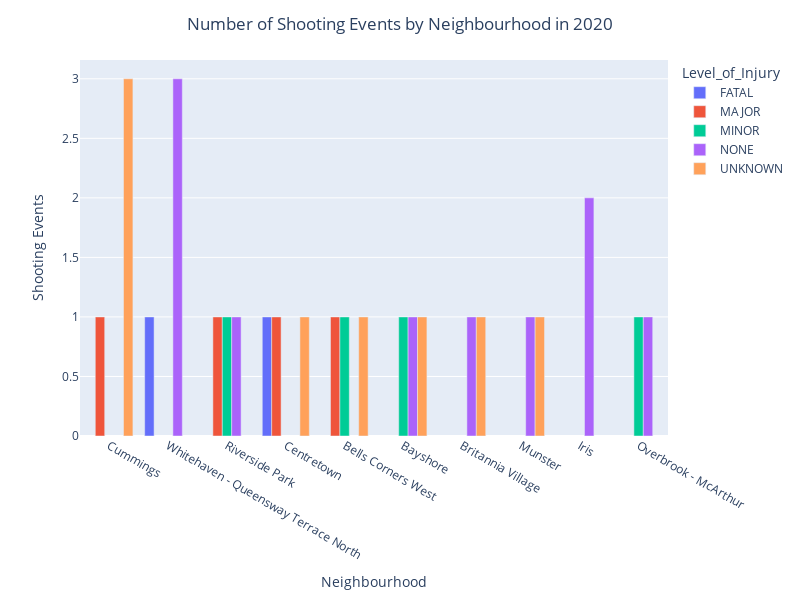

The cell this chart's notebook holds for it:
### Code cell
fig = px.bar(pivot_Top10N_df, x =pivot_Top10N_df.index, y =pivot_Top10N_df.columns, width=800, height=600, barmode='group',
        labels={"value" : 'Shooting Events', 'index':'Neighbourhood'},
        #title= f'Number of Shooting Events by Neighbourhood in {year_input}')
)
fig.update_layout(title={
                         'text': f'Number of Shooting Events by Neighbourhood in {year_input}',
                         'x': 0.5,  # Center the title horizontally
                         'xanchor': 'center'  # Anchor the title to the center
})

fig

### Figure 1 — Plotly figure (JSON) as saved in the notebook; plotly's stock layout.template omitted (floating-point values rounded to 4 significant figures)
{"data": [{"alignmentgroup": "True", "hovertemplate": "Level_of_Injury=FATAL<br>Neighbourhood=%{x}<br>Shooting Events=%{y}<extra></extra>", "legendgroup": "FATAL", "marker": {"color": "#636efa", "pattern": {"shape": ""}}, "name": "FATAL", "offsetgroup": "FATAL", "orientation": "v", "showlegend": true, "textposition": "auto", "x": ["Cummings", "Whitehaven - Queensway Terrace North", "Riverside Park", "Centretown", "Bells Corners West", "Bayshore", "Britannia Village", "Munster", "Iris", "Overbrook - McArthur"], "xaxis": "x", "y": [null, 1, null, 1, null, null, null, null, null, null], "yaxis": "y", "type": "bar"}, {"alignmentgroup": "True", "hovertemplate": "Level_of_Injury=MAJOR<br>Neighbourhood=%{x}<br>Shooting Events=%{y}<extra></extra>", "legendgroup": "MAJOR", "marker": {"color": "#EF553B", "pattern": {"shape": ""}}, "name": "MAJOR", "offsetgroup": "MAJOR", "orientation": "v", "showlegend": true, "textposition": "auto", "x": ["Cummings", "Whitehaven - Queensway Terrace North", "Riverside Park", "Centretown", "Bells Corners West", "Bayshore", "Britannia Village", "Munster", "Iris", "Overbrook - McArthur"], "xaxis": "x", "y": [1, null, 1, 1, 1, null, null, null, null, null], "yaxis": "y", "type": "bar"}, {"alignmentgroup": "True", "hovertemplate": "Level_of_Injury=MINOR<br>Neighbourhood=%{x}<br>Shooting Events=%{y}<extra></extra>", "legendgroup": "MINOR", "marker": {"color": "#00cc96", "pattern": {"shape": ""}}, "name": "MINOR", "offsetgroup": "MINOR", "orientation": "v", "showlegend": true, "textposition": "auto", "x": ["Cummings", "Whitehaven - Queensway Terrace North", "Riverside Park", "Centretown", "Bells Corners West", "Bayshore", "Britannia Village", "Munster", "Iris", "Overbrook - McArthur"], "xaxis": "x", "y": [null, null, 1, null, 1, 1, null, null, null, 1], "yaxis": "y", "type": "bar"}, {"alignmentgroup": "True", "hovertemplate": "Level_of_Injury=NONE<br>Neighbourhood=%{x}<br>Shooting Events=%{y}<extra></extra>", "legendgroup": "NONE", "marker": {"color": "#ab63fa", "pattern": {"shape": ""}}, "name": "NONE", "offsetgroup": "NONE", "orientation": "v", "showlegend": true, "textposition": "auto", "x": ["Cummings", "Whitehaven - Queensway Terrace North", "Riverside Park", "Centretown", "Bells Corners West", "Bayshore", "Britannia Village", "Munster", "Iris", "Overbrook - McArthur"], "xaxis": "x", "y": [null, 3, 1, null, null, 1, 1, 1, 2, 1], "yaxis": "y", "type": "bar"}, {"alignmentgroup": "True", "hovertemplate": "Level_of_Injury=UNKNOWN<br>Neighbourhood=%{x}<br>Shooting Events=%{y}<extra></extra>", "legendgroup": "UNKNOWN", "marker": {"color": "#FFA15A", "pattern": {"shape": ""}}, "name": "UNKNOWN", "offsetgroup": "UNKNOWN", "orientation": "v", "showlegend": true, "textposition": "auto", "x": ["Cummings", "Whitehaven - Queensway Terrace North", "Riverside Park", "Centretown", "Bells Corners West", "Bayshore", "Britannia Village", "Munster", "Iris", "Overbrook - McArthur"], "xaxis": "x", "y": [3, null, null, 1, 1, 1, 1, 1, null, null], "yaxis": "y", "type": "bar"}], "layout": {"xaxis": {"anchor": "y", "domain": [0, 1], "title": {"text": "Neighbourhood"}}, "yaxis": {"anchor": "x", "domain": [0, 1], "title": {"text": "Shooting Events"}}, "legend": {"title": {"text": "Level_of_Injury"}, "tracegroupgap": 0}, "margin": {"t": 60}, "barmode": "group", "height": 600, "width": 800, "title": {"text": "Number of Shooting Events by Neighbourhood in 2020", "x": 0.5, "xanchor": "center"}}}
